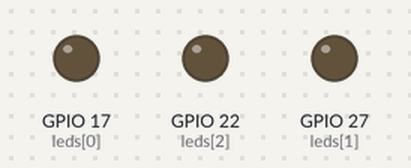
The program below on a simulated Raspberry Pi (BCM pin numbers). On the bench: output pins drawn as LEDs (lit = HIGH).

Above: at 0.5 s.
At 2.5 s:
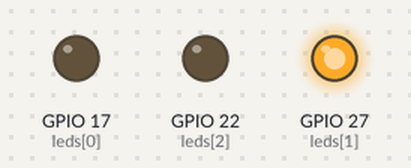
At 3.5 s:
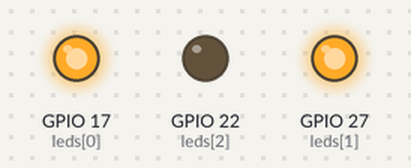
At 4.5 s:
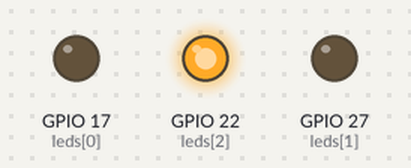
At 6.5 s:
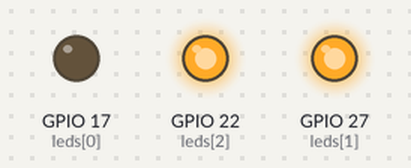
At 9.5 s:
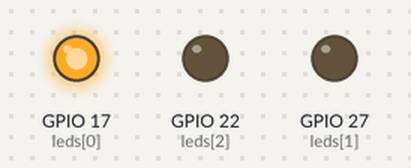
Timing chart, 0 to 10.4 s (numbered marks = the images above):
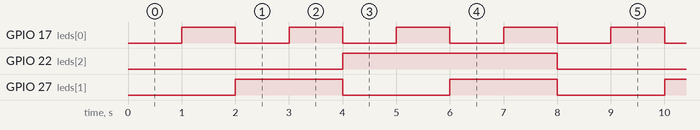

Measured:
- by itself, GPIO 17 (leds[0]): alternates HIGH for 1.0 s and LOW for 1.0 s
- by itself, GPIO 22 (leds[2]): alternates HIGH for 4.0 s and LOW for 4.0 s
- by itself, GPIO 27 (leds[1]): alternates HIGH for 2.0 s and LOW for 2.0 s

The program:

3_bit_Counter_With_gpiozero.py
```python
#!/usr/bin/python3

from gpiozero import LED
from time import sleep
from signal import pause
import signal
import sys

# 각 비트에 해당하는 GPIO 핀 설정
leds = [
    LED(17),  # bit 0 (LSB)
    LED(27),  # bit 1
    LED(22)   # bit 2 (MSB)
]

# Ctrl+C 종료 처리
def cleanup(signal_num, frame):
    print("\nLED 끄는 중...")
    for led in leds:
        led.off()
    sys.exit(0)

signal.signal(signal.SIGINT, cleanup)
signal.signal(signal.SIGTERM, cleanup)

# 메인 루프
while True:
    for value in range(8):  # 0 ~ 7
        for i in range(3):
            if (value >> i) & 1:
                leds[i].on()
            else:
                leds[i].off()
        sleep(1)
```
